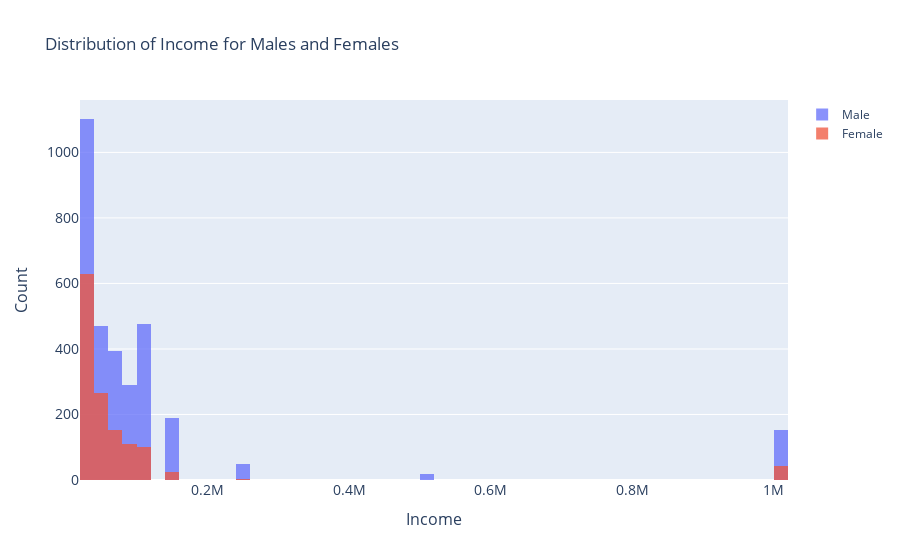

The notebook cell saved with this chart:
### Code cell
fig = go.Figure()

fig.add_trace(go.Histogram(x=male_df_income['income'], name='Male'))
fig.add_trace(go.Histogram(x=female_df_income['income'], name='Female'))

fig.update_layout(barmode='overlay',
                  title='Distribution of Income for Males and Females',
                  #xaxis_tickfont_size=14,
                  yaxis=dict(title='Count',
                             titlefont_size=16,
                             tickfont_size=14),
                  xaxis=dict(title='Income',
                             titlefont_size=16,
                             tickfont_size=14))
# Reduce opacity to see both histograms
fig.update_traces(opacity=0.75)
fig.show()

### Figure 1 — Plotly figure (JSON) as saved in the notebook; plotly's stock layout.template omitted (floating-point values rounded to 4 significant figures; data arrays with more than 128 entries replaced by an {"elided": "..."} marker saying what was removed)
{"data": [{"name": "Male", "opacity": 0.75, "type": "histogram", "x": {"elided": "3137 int values"}}, {"name": "Female", "opacity": 0.75, "type": "histogram", "x": {"elided": "1330 int values"}}], "layout": {"barmode": "overlay", "title": {"text": "Distribution of Income for Males and Females"}, "xaxis": {"tickfont": {"size": 14}, "title": {"font": {"size": 16}, "text": "Income"}}, "yaxis": {"tickfont": {"size": 14}, "title": {"font": {"size": 16}, "text": "Count"}}}}
